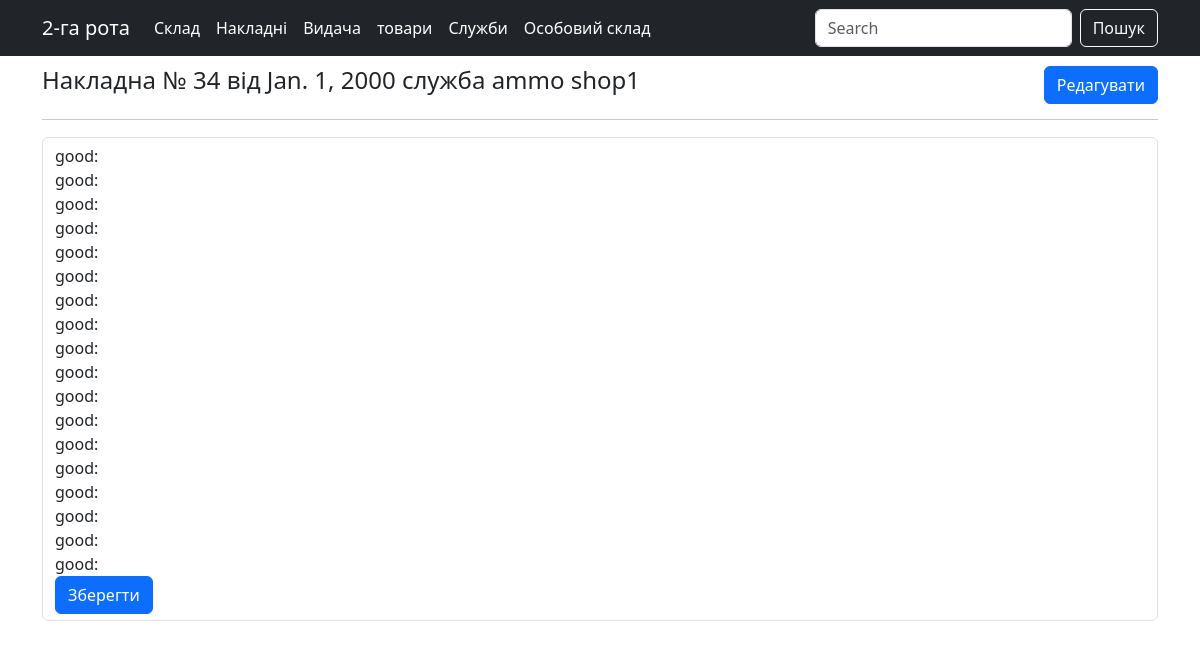
Screenshot of /index/material/consignment_goods/detail/3/ with the database file from the repository.
### material/models.py (models this page shows, shortened)
class Consignment(models.Model):
    cons_number = models.CharField(
        max_length=50, blank=True, null=True, verbose_name="Номер")
    cons_date = models.DateField(
        blank=True, null=True, default="2000-01-01", verbose_name="Дата")
    cons_agent = models.ForeignKey(
        "service", on_delete=models.PROTECT, blank=True, null=True, verbose_name="Служба")
    cons_status = models.BooleanField(
        default=True, verbose_name="Приходна накладна")

class Service(models.Model):
    service_name = models.CharField(
        max_length=50, blank=True, null=True, verbose_name="Найменування служби")
    service_comm = models.CharField(
        max_length=50, blank=True, null=True, verbose_name="Начальник")
    def __str__(self):
        return self.service_name or ''

### material/views.py (the view, shortened to what this page needs)
# urls.py: path("consignment_goods/detail/<int:pk>/", ConsignmentGoodsDetail.as_view(),
class ConsignmentGoodsDetail(SingleObjectMixin, FormView):
    model = Consignment
    template_name = 'material/consignment_detail.html'
    def get(self, request, *args, **kwargs):
        self.object = self.get_object(queryset=Consignment.objects.all())
        return super().get(request, *args, **kwargs)
    def get_form(self, form_class=None):
        return ConsignmentGoodsFormSet(**self.get_form_kwargs(), instance=self.object)

### material/templates/material/consignment_detail.html (shortened to what this page needs)
{% extends "material/base_material.html" %}
{% block content %}
<head></head>
<div class="container" style="padding-top:10px">
  <span>
    <h4 style="display:inline-block">Накладна № {{object.cons_number}}
      від {{object.cons_date}} служба {{object.cons_agent}}</h4>
    <a href='{}' class="btn btn-primary" style="float:right">Редагувати</a>
  </span>
  <hr size=4>
    <section class = "section" style = "font-size:14px" >
      <form method="post" action="{% url 'consignment_goods-detail' pk=object.id %}" class='form-group form-control'>
          {% for good_form in form.forms %}
              {% if good_form.instance.id %}
              good: {{ good_form.instance.goods_name }}
              {% endif %}
          {% endfor %}
        <button type='submit' class='btn btn-primary'>Зберегти</button>
      </form>
    </section>
{% endblock %}

### rows the page displays
Consignment: cons_number "34", cons_date "Jan. 1, 2000", cons_agent "ammo shop1"
